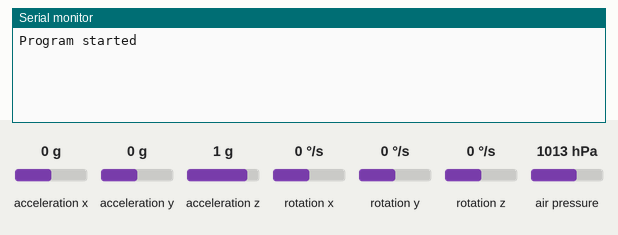
This sketch was run on a simulated Arduino Uno, built with avr-gcc and run on an emulated ATmega328P. On the bench: the last lines printed to the serial monitor. Wiring (inferred from the names in the program): MPU-6050 motion sensor at I2C address 0x68. The test bench sets the inputs (shaded band); at power-on: air pressure 1013 hPa, acceleration x 0 g, acceleration y 0 g, acceleration z 1 g, rotation x 0 °/s, rotation y 0 °/s, rotation z 0 °/s.

Above: at 1.2 s.
1.3 s: air pressure set to 952 hPa
At 2.4 s:
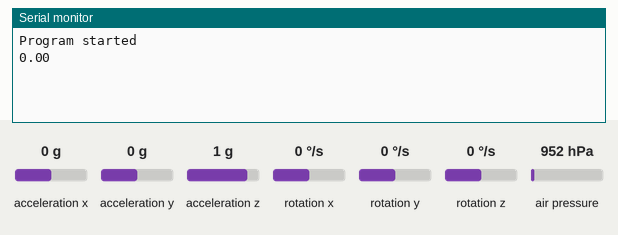
4.3 s: acceleration x set to -1.4 g
At 5.1 s:
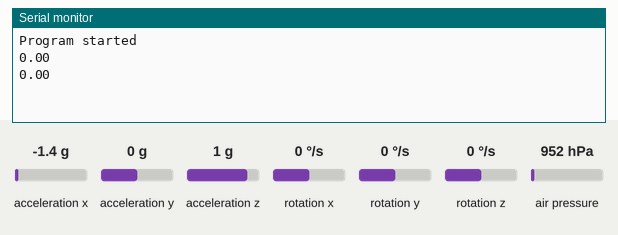
5.8 s: acceleration y set to -1.4 g
At 6.9 s:
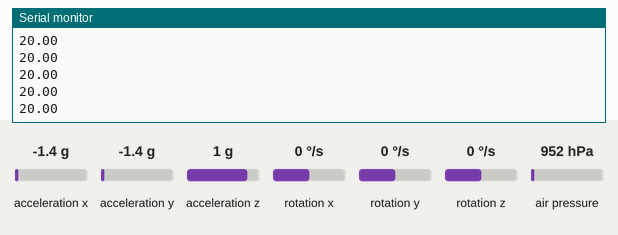
7.3 s: acceleration z set to -1.4 g
At 8.2 s:
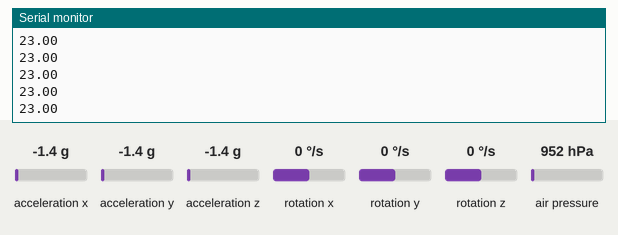
Timing chart, 0 to 9.8 s (numbered marks = the images above; inputs shaded):
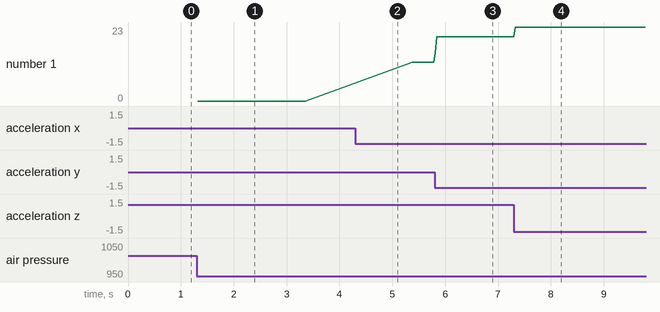

Measured:
- after the input at 1.3 s, the serial monitor: prints a new line at once (image 1)
- after the input at 5.8 s, the serial monitor: prints a new line at once (image 3)
- after the input at 7.3 s, the serial monitor: prints a new line at once (image 4)
- plotted number 1: 0 → 12 after the input at 4.3 s, 12 → 20 after the input at 5.8 s, 20 → 23 after the input at 7.3 s

The sketch:

recovery_Code_4.0_final.ino
```cpp
 #include<Wire.h>
 #include <Adafruit_BMP085.h>

Adafruit_BMP085 bmp;

const int MPU=0x68;  // I2C address of the MPU-6050
float AcX,AcY,AcZ,Tmp,GyX,GyY,GyZ;
const int numReadings = 5;
const int numRead = 2;

int readings[numReadings];
int readings1[numRead];
int readIndex = 0;
int readIndex1 = 0;
int total = 0;
int total1 = 0;
float average = 0.00;
float average1 = 0.00;

int LED=5;

void setup(){
   if (!bmp.begin()) {
  Serial.println("Could not find a valid BMP085 sensor, check wiring!");
  while (1) {}
  }
  Wire.begin();
  Wire.beginTransmission(MPU);
  Wire.write(0x6B);  // PWR_MGMT_1 register
  Wire.write(0);     // set t/o zero (wakes up the MPU-6050)
  Wire.endTransmission(true);
  Serial.begin(115200);
  for (int thisReading = 0; thisReading < numReadings; thisReading++) {
    readings[thisReading] = 0;}
    for (int thisReading1 = 0; thisReading1 < numRead; thisReading1++) {
    readings1[thisReading1] = 0;}

      Serial.println("Program started");


}
float velocity(float,float,float);
void loop()
{
   double y = bmp.readAltitude();
   //Serial.println(y);
     total1 = total1 - readings1[readIndex1];
  readings1[readIndex1] = y;
  total1 = total1 + readings1[readIndex1];
  readIndex1 = readIndex1 + 1;

  if (readIndex1 >= numRead) {
    readIndex1 = 0;
  average1 = total1 / numRead;
  double z = average1 - 170.00;
 // Serial.println(z);
    if(z>1)
    {
          Wire.beginTransmission(MPU);
  Wire.write(0x3B);
  Wire.endTransmission(false);
  Wire.requestFrom(MPU,14,true);
  AcX=Wire.read()<<8|Wire.read();
  AcY=Wire.read()<<8|Wire.read();
  AcZ=Wire.read()<<8|Wire.read();
  float a = AcX/16384;
  float b = AcY/16384;
  float c = AcZ/16384;
  constrain(a,0,1000);
  constrain(b,0,1000);
  constrain(c,0,1000);
  //Serial.print("Accelerometer: ");
  //Serial.print("X = "); Serial.print(a);
  //Serial.print(" | Y = "); Serial.print(b);
  //Serial.print(" | Z = "); Serial.println(c);


 float x=velocity(AcX,AcY,AcZ);
 x = x-16;
 x = constrain(x,0,1000);
  total = total - readings[readIndex];
  readings[readIndex] = x;
  total = total + readings[readIndex];
  // advance to the next position in the array:
  readIndex = readIndex + 1;

  // if we're at the end of the array...
  if (readIndex >= numReadings) {
    // ...wrap around to the beginning:
    readIndex = 0;

  // calculate the average:
  average = total / numReadings;
  // send it to the computer as ASCII digits
 Serial.println(average);
  if(average==0)
 {
  digitalWrite(LED,HIGH);
  delay(1000);
  digitalWrite(LED,LOW);
  delay(1000);
 // Serial.println("ejection initiated");
 }
 delay(1);
  }

}
}
}


float velocity(float m,float n,float o)
{
float Vx,Vy,Vz,v;float t=0.001;
Vx=(m*t);
Vy=(n*t);
Vz=(o*t);
v+=sqrt((Vx*Vx)+(Vy*Vy)+(Vz*Vz));
return v;
}
```
